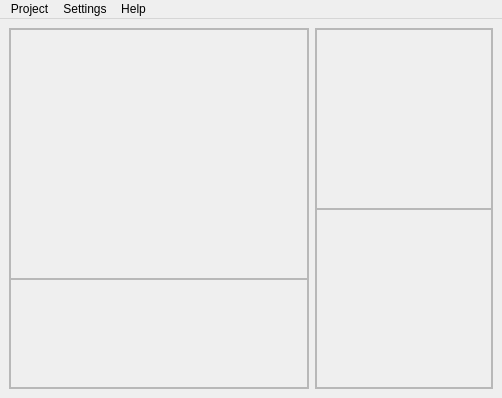
<?xml version="1.0" encoding="UTF-8"?>
<ui version="4.0">
 <class>mw_foundation</class>
 <widget class="QMainWindow" name="mw_foundation">
  <property name="geometry">
   <rect>
    <x>0</x>
    <y>0</y>
    <width>502</width>
    <height>398</height>
   </rect>
  </property>
  <property name="windowTitle">
   <string>Foundation</string>
  </property>
  <widget class="QWidget" name="centralwidget">
   <layout class="QGridLayout" name="gridLayout">
    <item row="0" column="0">
     <widget class="QFrame" name="qf_left">
      <property name="minimumSize">
       <size>
        <width>300</width>
        <height>0</height>
       </size>
      </property>
      <property name="maximumSize">
       <size>
        <width>300</width>
        <height>16777215</height>
       </size>
      </property>
      <property name="frameShape">
       <enum>QFrame::StyledPanel</enum>
      </property>
      <layout class="QVBoxLayout" name="vl_left">
       <property name="spacing">
        <number>0</number>
       </property>
       <property name="margin">
        <number>0</number>
       </property>
       <item>
        <widget class="QFrame" name="qf_treeUp">
         <property name="minimumSize">
          <size>
           <width>0</width>
           <height>250</height>
          </size>
         </property>
         <property name="maximumSize">
          <size>
           <width>16777215</width>
           <height>250</height>
          </size>
         </property>
         <property name="frameShape">
          <enum>QFrame::StyledPanel</enum>
         </property>
         <layout class="QVBoxLayout" name="vl_treeUp">
          <property name="spacing">
           <number>0</number>
          </property>
          <property name="margin">
           <number>0</number>
          </property>
         </layout>
        </widget>
       </item>
       <item>
        <widget class="QFrame" name="qf_treeDn">
         <property name="frameShape">
          <enum>QFrame::StyledPanel</enum>
         </property>
         <layout class="QVBoxLayout" name="vl_treeDn">
          <property name="spacing">
           <number>0</number>
          </property>
          <property name="margin">
           <number>0</number>
          </property>
         </layout>
        </widget>
       </item>
      </layout>
     </widget>
    </item>
    <item row="0" column="1">
     <widget class="QFrame" name="qf_right">
      <property name="sizePolicy">
       <sizepolicy hsizetype="Expanding" vsizetype="Expanding">
        <horstretch>0</horstretch>
        <verstretch>0</verstretch>
       </sizepolicy>
      </property>
      <property name="frameShape">
       <enum>QFrame::StyledPanel</enum>
      </property>
      <layout class="QVBoxLayout" name="vl_right">
       <property name="spacing">
        <number>0</number>
       </property>
       <property name="margin">
        <number>0</number>
       </property>
       <item>
        <widget class="QFrame" name="qf_datasUp">
         <property name="frameShape">
          <enum>QFrame::StyledPanel</enum>
         </property>
         <layout class="QVBoxLayout" name="vl_datas">
          <property name="spacing">
           <number>0</number>
          </property>
          <property name="margin">
           <number>0</number>
          </property>
         </layout>
        </widget>
       </item>
       <item>
        <widget class="QFrame" name="qf_datasDn">
         <property name="frameShape">
          <enum>QFrame::StyledPanel</enum>
         </property>
         <layout class="QVBoxLayout" name="vl_log">
          <property name="spacing">
           <number>0</number>
          </property>
          <property name="margin">
           <number>0</number>
          </property>
         </layout>
        </widget>
       </item>
      </layout>
     </widget>
    </item>
   </layout>
  </widget>
  <widget class="QMenuBar" name="menuBar">
   <property name="geometry">
    <rect>
     <x>0</x>
     <y>0</y>
     <width>502</width>
     <height>21</height>
    </rect>
   </property>
   <widget class="QMenu" name="m_project">
    <property name="title">
     <string>Project</string>
    </property>
    <widget class="QMenu" name="m_newEntity">
     <property name="title">
      <string>New Entity</string>
     </property>
    </widget>
    <addaction name="mi_newProject"/>
    <addaction name="mi_loadProject"/>
    <addaction name="separator"/>
    <addaction name="m_newEntity"/>
   </widget>
   <widget class="QMenu" name="m_help">
    <property name="title">
     <string>Help</string>
    </property>
    <widget class="QMenu" name="m_logLevel">
     <property name="title">
      <string>Log Level</string>
     </property>
    </widget>
    <widget class="QMenu" name="m_style">
     <property name="title">
      <string>Style</string>
     </property>
    </widget>
    <addaction name="mi_toolTips"/>
    <addaction name="m_logLevel"/>
    <addaction name="m_style"/>
   </widget>
   <widget class="QMenu" name="m_settings">
    <property name="title">
     <string>Settings</string>
    </property>
    <addaction name="mi_toolSettings"/>
    <addaction name="mi_projectSettings"/>
   </widget>
   <addaction name="m_project"/>
   <addaction name="m_settings"/>
   <addaction name="m_help"/>
  </widget>
  <action name="mi_log">
   <property name="checkable">
    <bool>true</bool>
   </property>
   <property name="text">
    <string>Log</string>
   </property>
  </action>
  <action name="mi_userGroups">
   <property name="text">
    <string>UserGroups</string>
   </property>
  </action>
  <action name="mi_newProject">
   <property name="text">
    <string>New Project</string>
   </property>
  </action>
  <action name="mi_loadProject">
   <property name="text">
    <string>Load Project</string>
   </property>
  </action>
  <action name="mi_projectSettings">
   <property name="text">
    <string>Project Settings</string>
   </property>
  </action>
  <action name="actionTmp1">
   <property name="text">
    <string>tmp1</string>
   </property>
  </action>
  <action name="mi_toolTips">
   <property name="checkable">
    <bool>true</bool>
   </property>
   <property name="checked">
    <bool>true</bool>
   </property>
   <property name="text">
    <string>Tool Tips</string>
   </property>
  </action>
  <action name="mi_newAsset">
   <property name="text">
    <string>New Asset</string>
   </property>
  </action>
  <action name="mi_newShot">
   <property name="text">
    <string>New Shot</string>
   </property>
  </action>
  <action name="mi_defaultStyle">
   <property name="text">
    <string>Default</string>
   </property>
  </action>
  <action name="mi_darkGreyStyle">
   <property name="text">
    <string>DarkGrey</string>
   </property>
  </action>
  <action name="mi_toolSettings">
   <property name="text">
    <string>Tool Settings</string>
   </property>
  </action>
  <action name="actionTmp">
   <property name="text">
    <string>tmp</string>
   </property>
  </action>
 </widget>
 <resources/>
 <connections/>
</ui>
